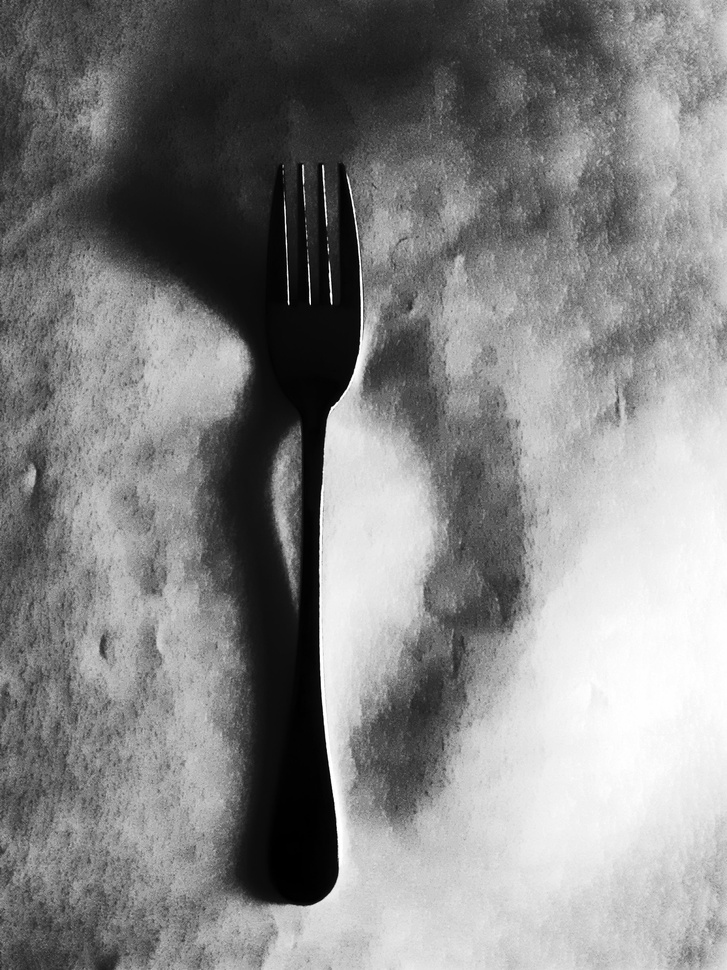
#> input picture fotos-teste/1081.jpg, 727 x 970 px, shrunk from 3096 x 4128 before the run; its folder holds only this picture in this run
$ python GrayScaleHistogram.py
#> lines starting #> are read from the running program, lines starting #| are printed output that depends on the picture
'''===============================================================
Disciplina: MAC5768
Data......: 08/10/2020
Aluno.....: Josilton / Ciro
Objetivo..: Ler um conjunto de arquivos com imagens, transformar
            GrayScale e gerar e apresentar um histograma das imagens.
================================================================'''
import os
import numpy as np
import matplotlib.pyplot as plt
import matplotlib.image as mpimg
from skimage.color import rgb2gray

#Informar o caminho da pasta que estão as fotos.
pasta = 'fotos-teste'
arq = os.listdir(pasta)

for i in arq:
    a = pasta + '/' + i

    #ler o arquivo
    original = mpimg.imread(a)
#> original is the input picture: shape (970, 727); min 0, max 255, mean 132
    grayscale = rgb2gray(original)

    # mostrar a imagem
    #imgplot = plt.imshow(original)
    fig, axes = plt.subplots(1,2, figsize=(8, 4),sharex=True, sharey=True)
    ax = axes.ravel()
    ax[0].imshow(original) # plota a imagem original
    ax[0].set_title("Imagem Original: "+i)
    ax[1].imshow(grayscale, cmap=plt.cm.gray) # plota a imagem em ton de cinza
    ax[1].set_title("Imagem Grayscale: "+i)
    fig.tight_layout()
    plt.show()
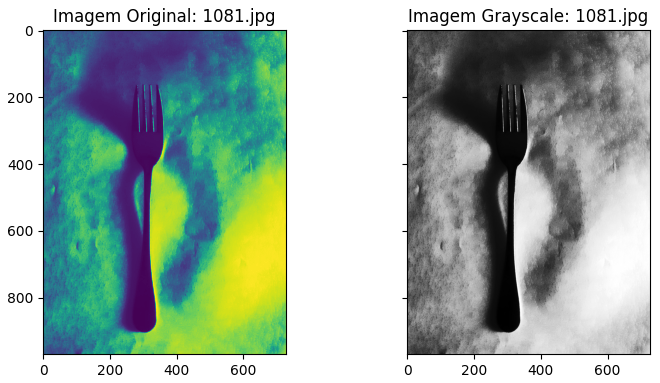
#> figure drawn by matplotlib, 2 panels

    # Gera o histograma
    plt.hist(grayscale.ravel(), bins=256, range=(0.0,1.0), fc='k', ec='k')

    # Mostra o histograma
    fig.tight_layout()
    plt.title("Histograma da Imagem: "+i)
    plt.show()
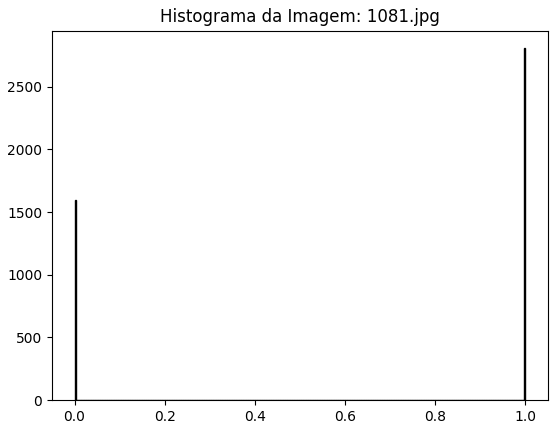
#> figure drawn by matplotlib, 1 panel; tallest bar 2806 high, from x = 0.996 to 1

#Fim

$ run again, on fotos-teste/1090.jpg
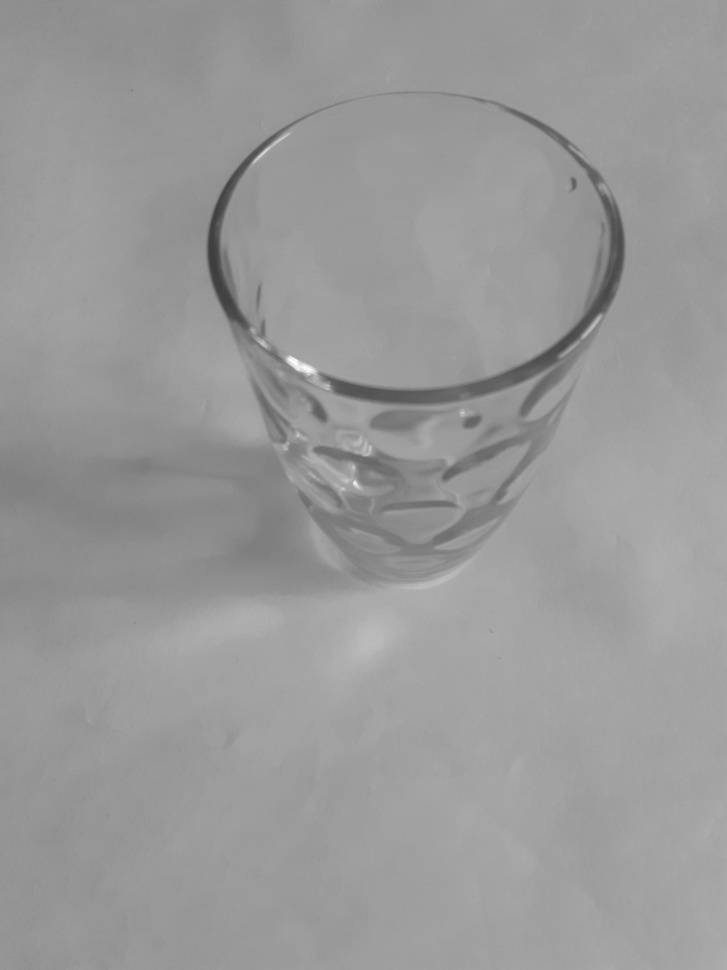
#> input picture fotos-teste/1090.jpg, 727 x 970 px, shrunk from 3096 x 4128 before the run
#> original is the input picture: shape (970, 727); min 60, max 255, mean 153.1
#> `plt.show()`:
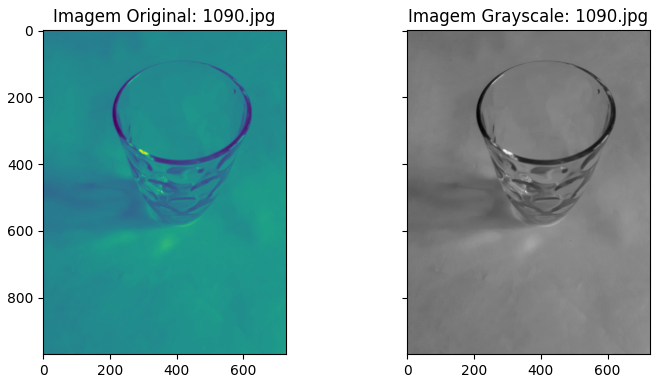
#> figure drawn by matplotlib, 2 panels
#> `plt.show()`:
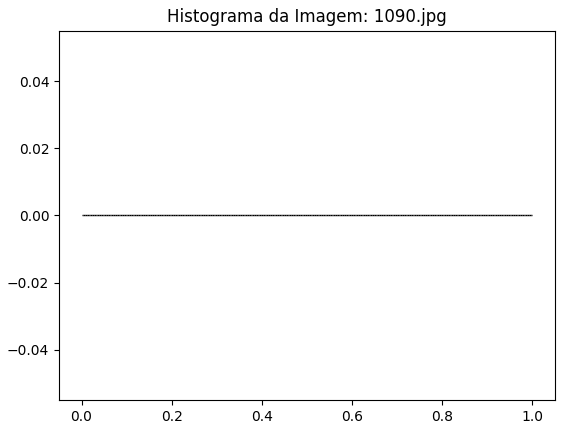
#> figure drawn by matplotlib, 1 panel

$ run again, on fotos-teste/1092.jpg
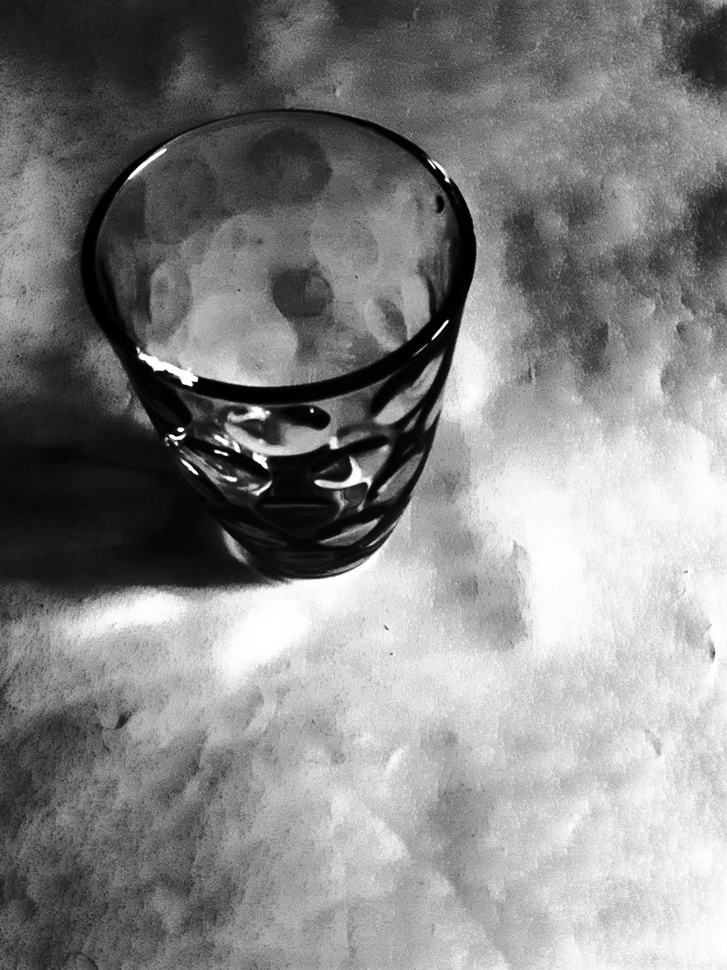
#> input picture fotos-teste/1092.jpg, 727 x 970 px, shrunk from 3096 x 4128 before the run
#> original is the input picture: shape (970, 727); min 0, max 255, mean 132
#> `plt.show()`:
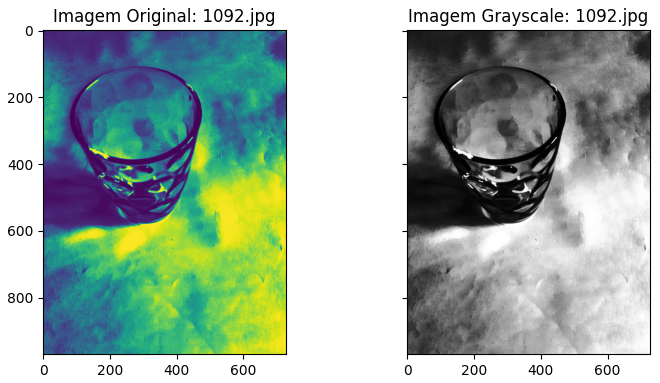
#> figure drawn by matplotlib, 2 panels
#> `plt.show()`:
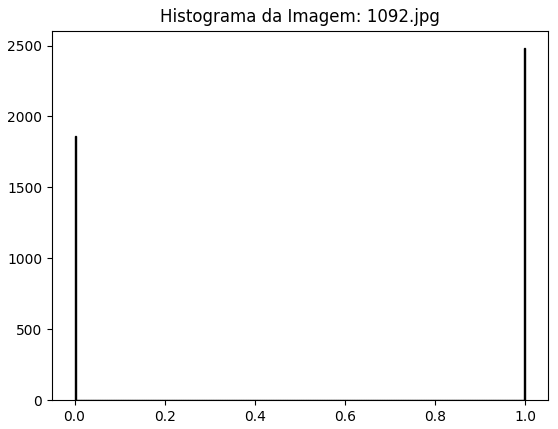
#> figure drawn by matplotlib, 1 panel; tallest bar 2481 high, from x = 0.996 to 1

$ run again, on fotos-teste/1093.jpg
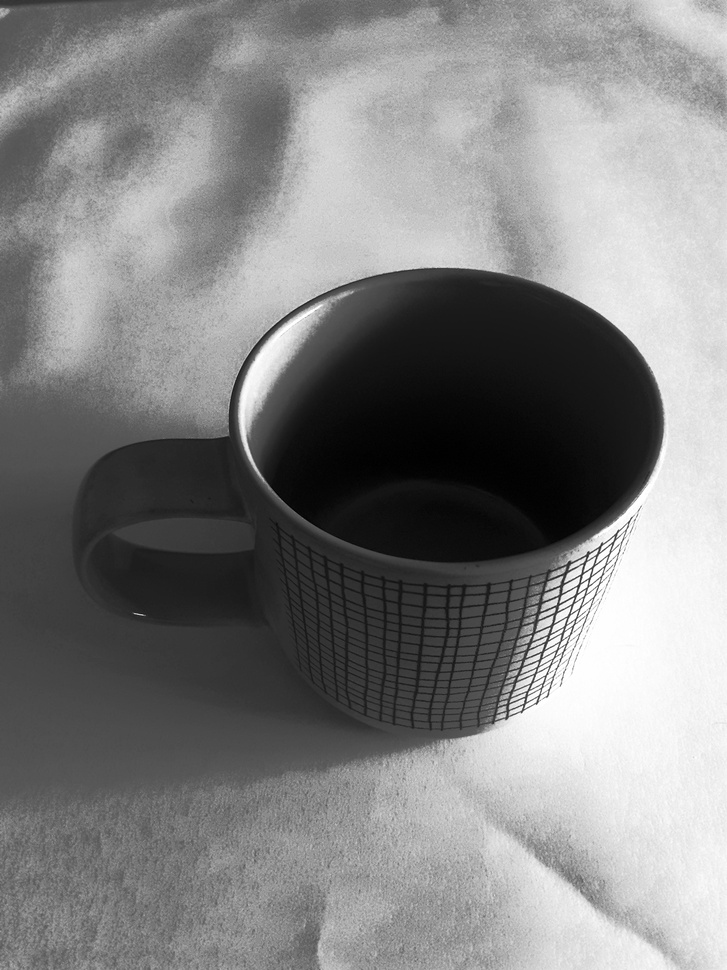
#> input picture fotos-teste/1093.jpg, 727 x 970 px, shrunk from 3096 x 4128 before the run
#> original is the input picture: shape (970, 727); min 0, max 255, mean 130.1
#> `plt.show()`:
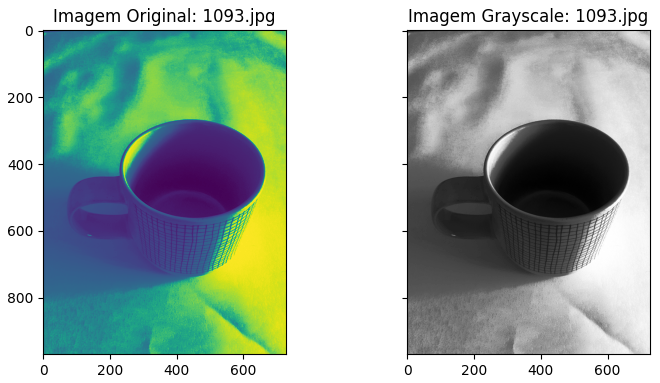
#> figure drawn by matplotlib, 2 panels
#> `plt.show()`:
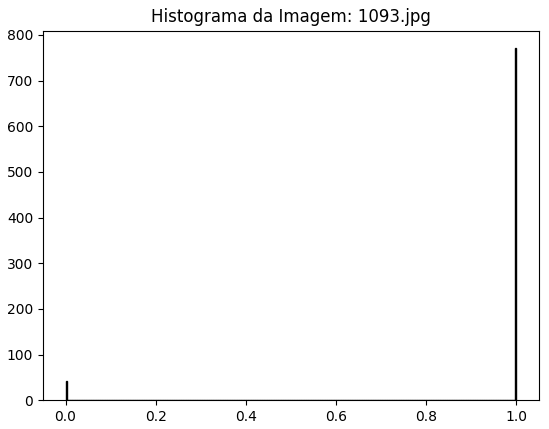
#> figure drawn by matplotlib, 1 panel; tallest bar 771 high, from x = 0.996 to 1

$ run again, on fotos-teste/1082.jpg
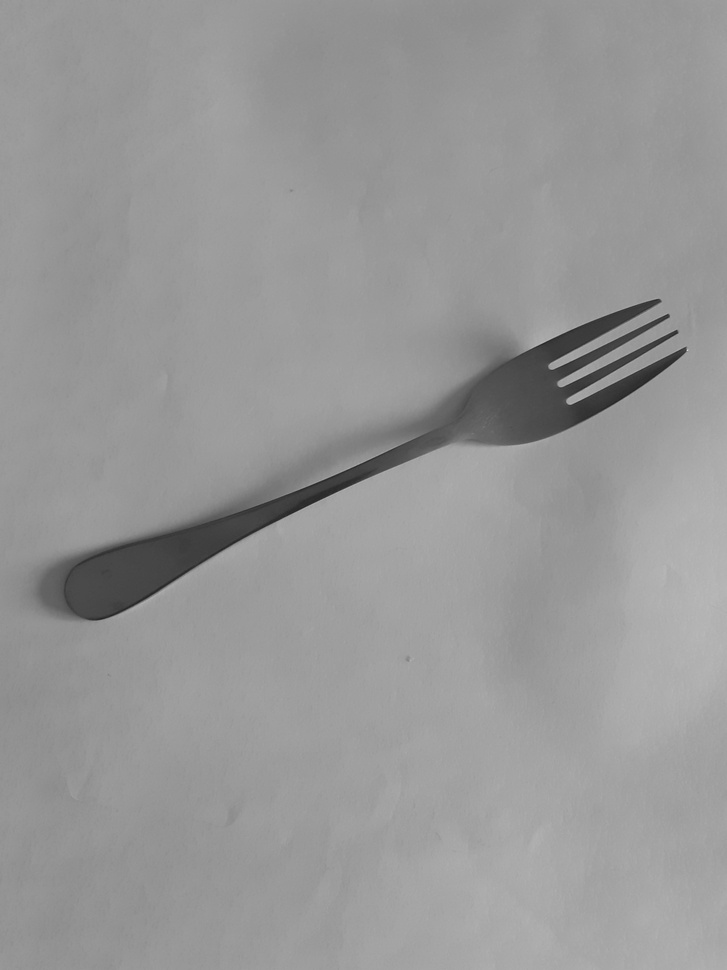
#> input picture fotos-teste/1082.jpg, 727 x 970 px, shrunk from 3096 x 4128 before the run
#> original is the input picture: shape (970, 727); min 33, max 220, mean 151.4
#> `plt.show()`:
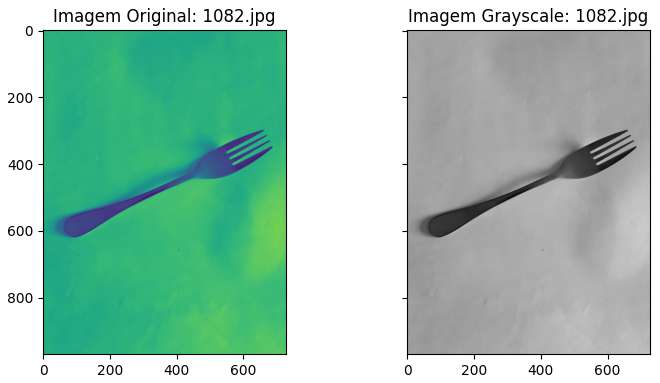
#> figure drawn by matplotlib, 2 panels
#> `plt.show()`:
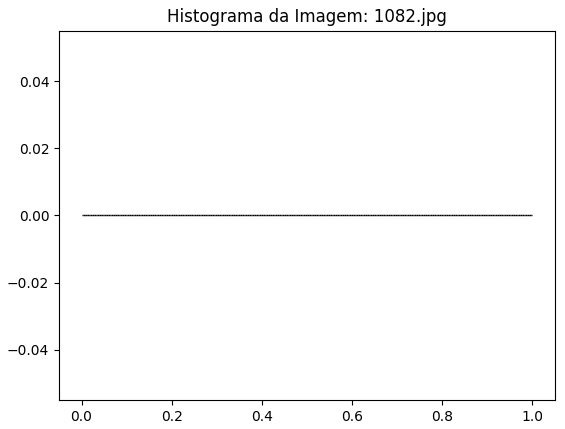
#> figure drawn by matplotlib, 1 panel
